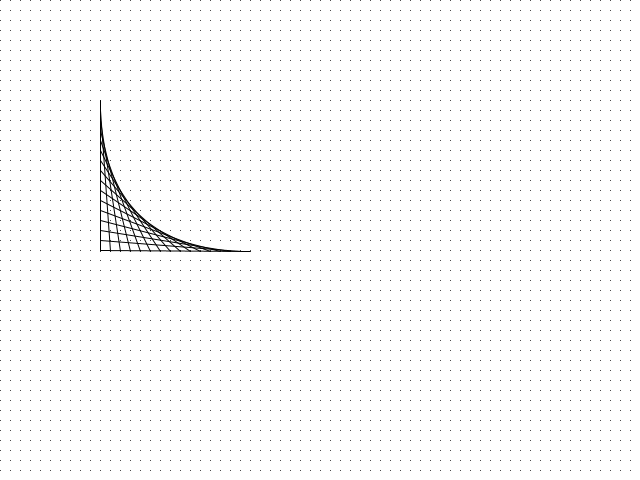
Frame 1 (no input)
Frame 60 (the mouse pressed at the canvas centre just before this capture): identical to frame 1, image omitted
Frame 120 (the mouse held since frame 60 and released just before this capture): identical to frame 1, image omitted

The Processing sketch that drew this single still picture (run headless with seeded random() and noise(); from frame 60 on, the mouse is pressed at the canvas centre):

// Processing sketch: Processing_Assignment_2
// ── Processing_Assignment_2.pde
int gridWidth = 10;
int gridHeight = 10;

void setup()
{
	size(640, 480);
	strokeWeight(1);
	stroke(0);
}

void draw()
{
	background(255);

	//Draw a grid
	for (int i = 0; i < width; i = i + gridWidth) {
		for (int j = 0; j < height; j = j + gridHeight) {
			point(i, j);	
		}
	}

  int origox = 100;
  int origoy = 100;
  
  float parableHeight = 151;
  
  float arg2x = 0;
  
  int arbitraryValue = 0;

	for (int k = arbitraryValue; k < arbitraryValue + parableHeight; k = k + 10) {
	
		line(origox, origoy + k, origox + arg2x + k,  origoy + parableHeight);
		}
}
